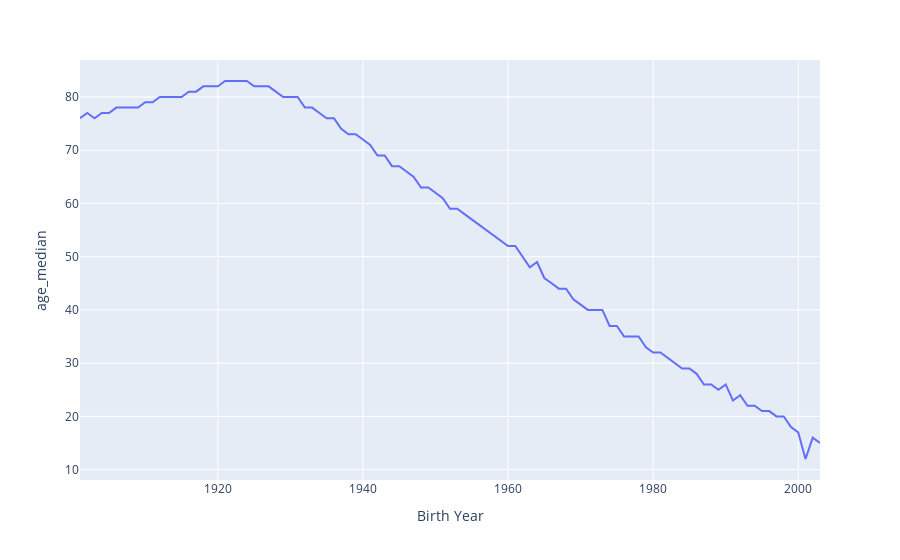

The notebook cell this image was saved under:
### Code cell
# 'Median' Age by Birth-Year for people > 1900
updated_df.createOrReplaceTempView("demographics")

sql_query = """SELECT `Birth Year`, percentile_approx(`Age of death`, 0.5) as age_median
                FROM demographics
                WHERE `Birth Year` > 1900
                GROUP BY `Birth Year`
                ORDER BY `Birth Year`
            """
birth_year_med_df = spark.sql(sql_query).toPandas()
#birth_year_med_df
#birth_year_med_df.set_index('Birth Year', inplace=True)
fig = px.line(birth_year_med_df, x = "Birth Year", y = "age_median")
fig

### Figure 1 — Plotly figure (JSON) as saved in the notebook; plotly's stock layout.template omitted (floating-point values rounded to 4 significant figures)
{"data": [{"hovertemplate": "Birth Year=%{x}<br>age_median=%{y}<extra></extra>", "legendgroup": "", "line": {"color": "#636efa", "dash": "solid"}, "marker": {"symbol": "circle"}, "mode": "lines", "name": "", "orientation": "v", "showlegend": false, "type": "scatter", "x": [1901, 1902, 1903, 1904, 1905, 1906, 1907, 1908, 1909, 1910, 1911, 1912, 1913, 1914, 1915, 1916, 1917, 1918, 1919, 1920, 1921, 1922, 1923, 1924, 1925, 1926, 1927, 1928, 1929, 1930, 1931, 1932, 1933, 1934, 1935, 1936, 1937, 1938, 1939, 1940, 1941, 1942, 1943, 1944, 1945, 1946, 1947, 1948, 1949, 1950, 1951, 1952, 1953, 1954, 1955, 1956, 1957, 1958, 1959, 1960, 1961, 1962, 1963, 1964, 1965, 1966, 1967, 1968, 1969, 1970, 1971, 1972, 1973, 1974, 1975, 1976, 1977, 1978, 1979, 1980, 1981, 1982, 1983, 1984, 1985, 1986, 1987, 1988, 1989, 1990, 1991, 1992, 1993, 1994, 1995, 1996, 1997, 1998, 1999, 2000, 2001, 2002, 2003], "xaxis": "x", "y": [76, 77, 76, 77, 77, 78, 78, 78, 78, 79, 79, 80, 80, 80, 80, 81, 81, 82, 82, 82, 83, 83, 83, 83, 82, 82, 82, 81, 80, 80, 80, 78, 78, 77, 76, 76, 74, 73, 73, 72, 71, 69, 69, 67, 67, 66, 65, 63, 63, 62, 61, 59, 59, 58, 57, 56, 55, 54, 53, 52, 52, 50, 48, 49, 46, 45, 44, 44, 42, 41, 40, 40, 40, 37, 37, 35, 35, 35, 33, 32, 32, 31, 30, 29, 29, 28, 26, 26, 25, 26, 23, 24, 22, 22, 21, 21, 20, 20, 18, 17, 12, 16, 15], "yaxis": "y"}], "layout": {"legend": {"tracegroupgap": 0}, "margin": {"t": 60}, "xaxis": {"anchor": "y", "domain": [0, 1], "title": {"text": "Birth Year"}}, "yaxis": {"anchor": "x", "domain": [0, 1], "title": {"text": "age_median"}}}}
